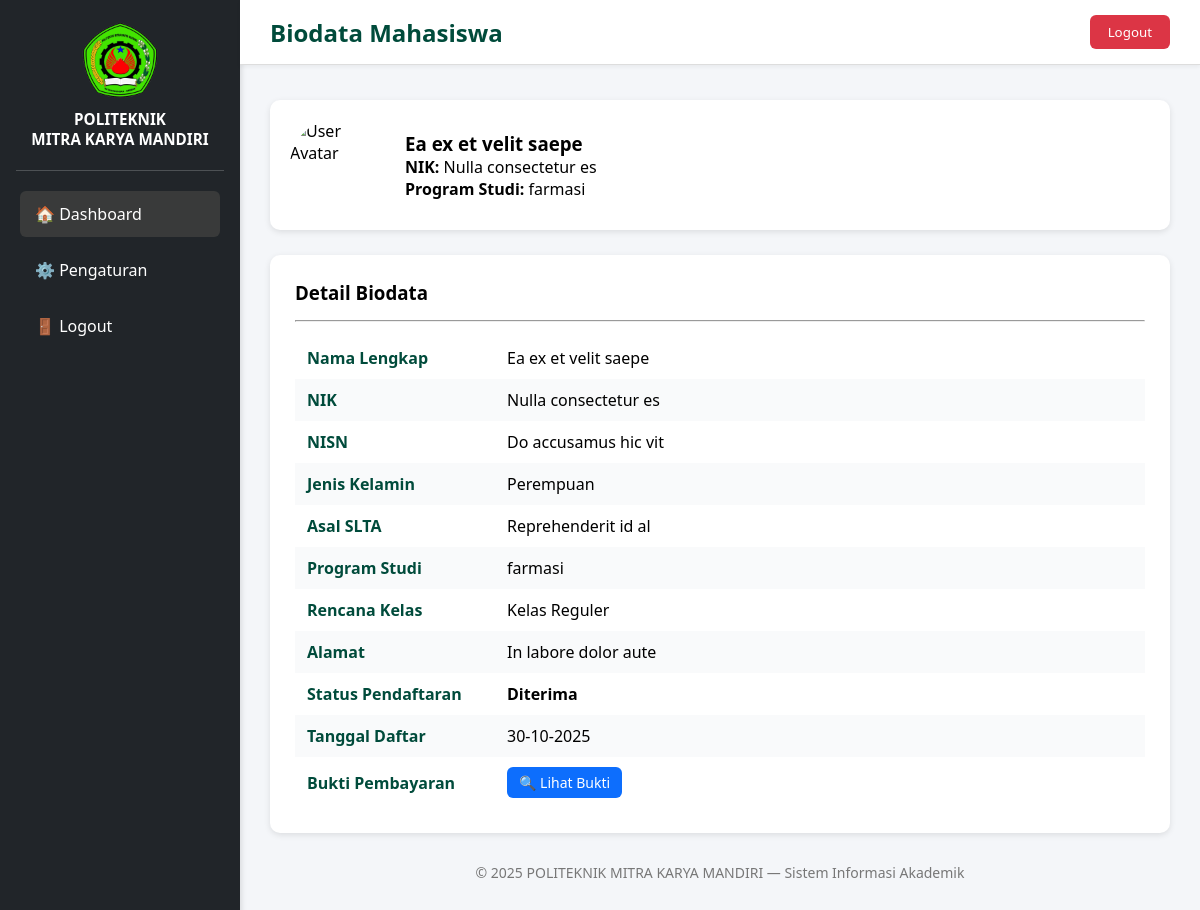
Page /user/dashboard_user.php (signed in) on the earlier database version.
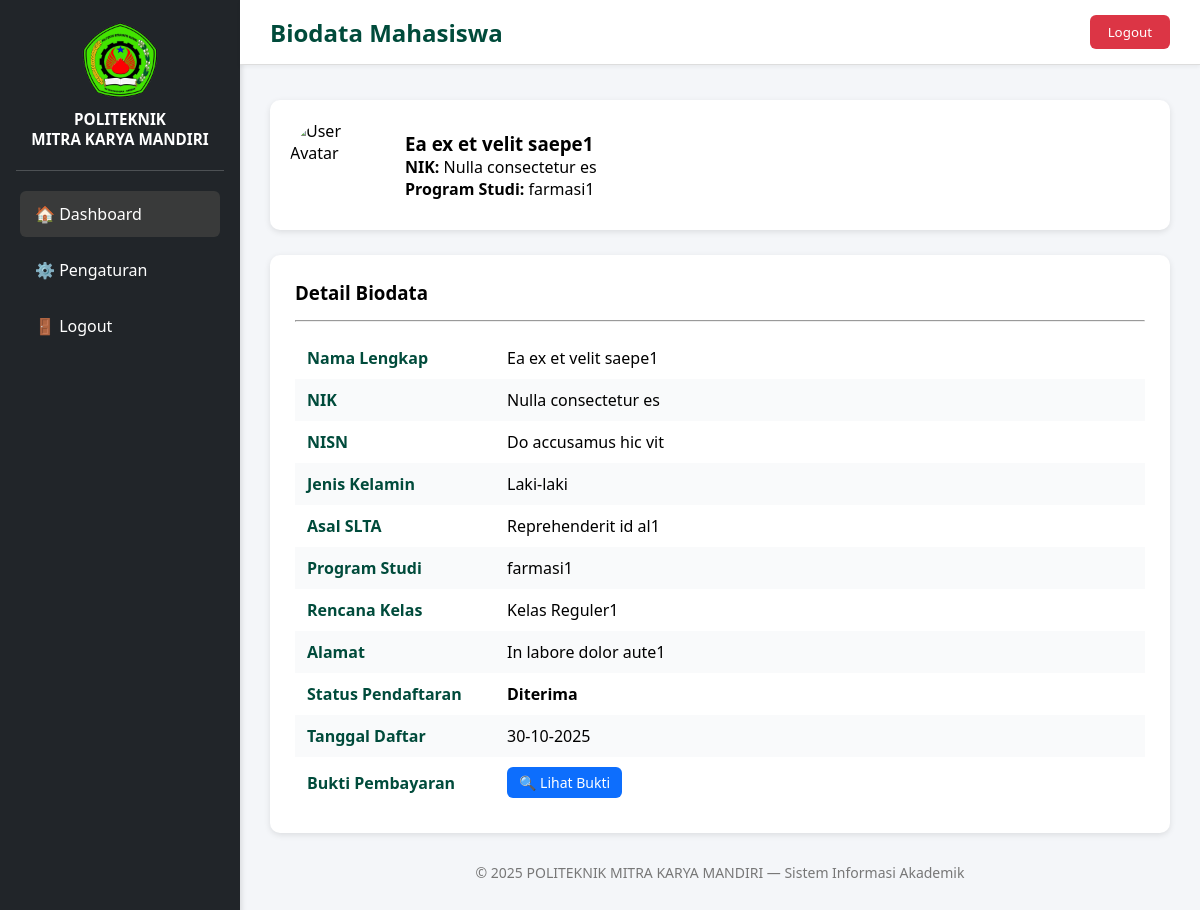
Same page on the later database version.
### tables this page shows
CREATE TABLE `tb_pendaftaran` (
  `id_pendaftaran` int(11) NOT NULL,
  `nama_lengkap` varchar(100) DEFAULT NULL,
  `email` varchar(100) DEFAULT NULL,
  `jenis_kelamin` varchar(20) DEFAULT NULL,
  `alamat` text DEFAULT NULL,
  `nik` varchar(20) DEFAULT NULL,
  `nisn` varchar(20) DEFAULT NULL,
  `asal_slta` varchar(100) DEFAULT NULL,
  `program_studi` varchar(100) DEFAULT NULL,
  `rencana_kelas` varchar(50) DEFAULT NULL,
  `bukti_pembayaran` varchar(255) DEFAULT NULL,
  `tanggal_daftar` datetime DEFAULT current_timestamp(),
  `status_pendaftaran` enum('Pending','Diterima','Tidak Diterima') DEFAULT 'Pending'
);

### user/dashboard_user.php (the view, shortened to what this page needs)
<?php
include '../koneksi.php';
$nik = $_SESSION['username'];
$query = mysqli_query($conn, "SELECT * FROM tb_pendaftaran WHERE nik = '$nik' LIMIT 1");
$data = mysqli_fetch_assoc($query);
?>
<!DOCTYPE html>
<html lang="id">
<head>
</head>
<body>
    <?php include 'sidebar_user.php'; ?>
    <div class="main">
        <div class="topbar">
            <h2>Biodata Mahasiswa</h2>
            <button onclick="window.location.href='../logout.php'">Logout</button>
        </div>
        <div class="content">
            <div class="profile">
                <img src="https://cdn-icons-png.flaticon.com/512/847/847969.png" alt="User Avatar">
                <div>
                    <h3><?= htmlspecialchars($data['nama_lengkap']); ?></h3>
                    <p><b>NIK:</b> <?= htmlspecialchars($data['nik']); ?></p>
                    <p><b>Program Studi:</b> <?= htmlspecialchars($data['program_studi']); ?></p>
                </div>
            </div>
        <div class="biodata">
            <h3>Detail Biodata</h3>
            <hr style="margin: 15px 0;">
            <table>
                <tr><th>Nama Lengkap</th><td><?= htmlspecialchars($data['nama_lengkap']); ?></td></tr>
                <tr><th>NIK</th><td><?= htmlspecialchars($data['nik']); ?></td></tr>
                <tr><th>NISN</th><td><?= htmlspecialchars($data['nisn']); ?></td></tr>
                <tr><th>Jenis Kelamin</th><td><?= htmlspecialchars($data['jenis_kelamin']); ?></td></tr>
                <tr><th>Asal SLTA</th><td><?= htmlspecialchars($data['asal_slta']); ?></td></tr>
                <tr><th>Program Studi</th><td><?= htmlspecialchars($data['program_studi']); ?></td></tr>
                <tr><th>Rencana Kelas</th><td><?= htmlspecialchars($data['rencana_kelas']); ?></td></tr>
                <tr><th>Alamat</th><td><?= htmlspecialchars($data['alamat']); ?></td></tr>
                <tr><th>Status Pendaftaran</th><td><b><?= htmlspecialchars($data['status_pendaftaran']); ?></b></td></tr>
                <tr><th>Tanggal Daftar</th><td><?= date('d-m-Y', strtotime($data['tanggal_daftar'])); ?></td></tr>
                <tr>
                    <th>Bukti Pembayaran</th>
                    <td>
                        <?php if (!empty($data['bukti_pembayaran'])): ?>
                            <a href="../uploads/<?= htmlspecialchars($data['bukti_pembayaran']); ?>" target="_blank" class="btn-view">
                                🔍 Lihat Bukti
                            </a>
                        <?php else: ?>
                            <span class="text-muted">Belum ada bukti pembayaran.</span>
                        <?php endif; ?>
                    </td>
                </tr>
            </table>
        </div>
        <footer>
            &copy; <?= date('Y') ?> POLITEKNIK MITRA KARYA MANDIRI — Sistem Informasi Akademik
        </footer>
    </div>
</body>
</html>

Differences in the rows shown:
changed tb_pendaftaran "Nulla consectetur es": nama_lengkap "Ea ex et velit saepe" → "Ea ex et velit saepe1"; program_studi "farmasi" → "farmasi1"; jenis_kelamin "Perempuan" → "Laki-laki"; asal_slta "Reprehenderit id al" → "Reprehenderit id al1"; rencana_kelas "Kelas Reguler" → "Kelas Reguler1"; alamat "In labore dolor aute" → "In labore dolor aute1"
